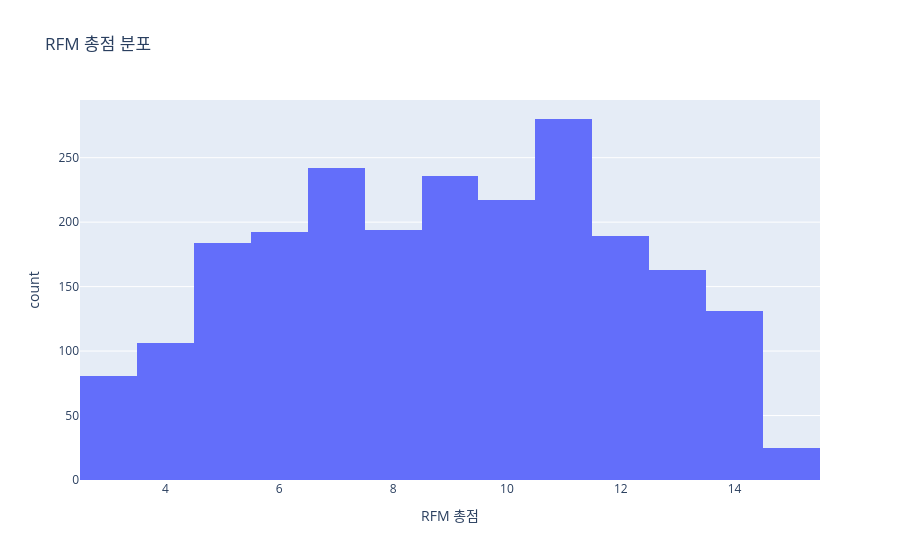

Notebook source saved alongside this figure:
### Code cell
# RFM 총점 분포 확인
print("RFM 총점 분포:")
print(rfm_df['RFM_Score'].value_counts().sort_index())

fig = px.histogram(rfm_df, x='RFM_Score', title='RFM 총점 분포', 
                   labels={'RFM_Score': 'RFM 총점', 'count': '고객수'})
fig.show()

### Figure 1 — Plotly figure (JSON) as saved in the notebook; plotly's stock layout.template omitted (floating-point values rounded to 4 significant figures; data arrays with more than 128 entries replaced by an {"elided": "..."} marker saying what was removed)
{"data": [{"alignmentgroup": "True", "bingroup": "x", "hovertemplate": "RFM 총점=%{x}<br>count=%{y}<extra></extra>", "legendgroup": "", "marker": {"color": "#636efa", "pattern": {"shape": ""}}, "name": "", "offsetgroup": "", "orientation": "v", "showlegend": false, "type": "histogram", "x": {"elided": "2240 int values"}, "xaxis": "x", "yaxis": "y"}], "layout": {"barmode": "relative", "legend": {"tracegroupgap": 0}, "title": {"text": "RFM 총점 분포"}, "xaxis": {"anchor": "y", "domain": [0, 1], "title": {"text": "RFM 총점"}}, "yaxis": {"anchor": "x", "domain": [0, 1], "title": {"text": "count"}}}}
